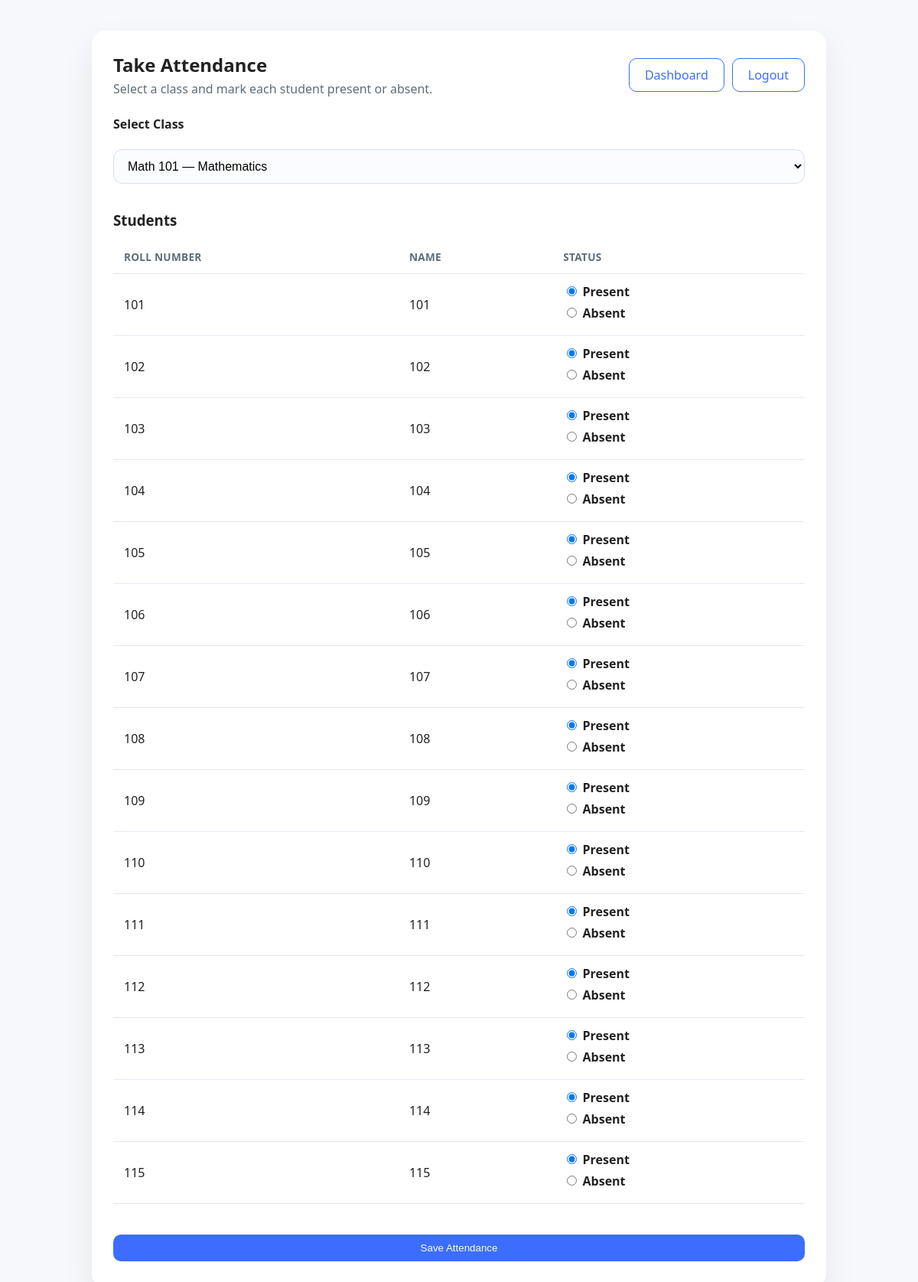
The app's page /take_attendance?class_id=1 (signed in) with its own data.
### app.py (models this page shows)
class User(db.Model):
    id = db.Column(db.Integer, primary_key=True)
    username = db.Column(db.String(100), unique=True, nullable=False)
    password = db.Column(db.String(100), nullable=False)
    role = db.Column(db.String(20), nullable=False)
    attendances = db.relationship('Attendance', backref='student', lazy=True)

### app.py (the view, shortened to what this page needs)
@app.route('/take_attendance', methods=['GET', 'POST'])
def take_attendance():
    if session.get('role') != 'teacher':
        return redirect(url_for('login'))
    classes = Class.query.order_by(Class.class_name).all()
    selected_class_id = request.args.get('class_id', type=int)
    selected_class = None
    if selected_class_id:
        selected_class = Class.query.get(selected_class_id)
    if not selected_class and classes:
        selected_class = classes[0]
    students = User.query.filter_by(role='student').order_by(User.username).all()
    return render_template('take_attendance.html', classes=classes, selected_class=selected_class, students=students)

### templates/take_attendance.html (shortened to what this page needs)
<!DOCTYPE html>
<html lang="en">
<head>
    <link rel="stylesheet" href="{{ url_for('static', filename='style.css') }}">
</head>
<body>
    <div class="page-center">
        <div class="card wide-card">
            <div class="page-header">
                <div>
                    <h2>Take Attendance</h2>
                    <p>Select a class and mark each student present or absent.</p>
                </div>
                <div class="header-actions">
                    <a href="/teacher" class="button outline">Dashboard</a>
                    <a href="/logout" class="button outline">Logout</a>
                </div>
            </div>
            <form method="POST" class="form-stack">
                <label>Select Class</label>
                <select name="class_id">
                    {% for class_item in classes %}
                        <option value="{{ class_item.id }}" {% if selected_class and class_item.id == selected_class.id %}selected{% endif %}>
                            {{ class_item.class_name }} — {{ class_item.subject }}
                        </option>
                    {% endfor %}
                </select>
                <div class="box">
                    <h3>Students</h3>
                    {% if students %}
                        <table>
                            <thead>
                                <tr>
                                    <th>Roll Number</th>
                                    <th>Name</th>
                                    <th>Status</th>
                                </tr>
                            </thead>
                            <tbody>
                                {% for student in students %}
                                    <tr>
                                        <td>{{ student.username }}</td>
                                        <td>{{ student.username }}</td>
                                        <td>
                                            <label><input type="radio" name="status_{{ student.id }}" value="Present" checked> Present</label>
                                            <label><input type="radio" name="status_{{ student.id }}" value="Absent"> Absent</label>
                                        </td>
                                    </tr>
                                {% endfor %}
                            </tbody>
                        </table>
                    {% else %}
                        <p>No students found.</p>
                    {% endif %}
                </div>
                <button type="submit" class="button">Save Attendance</button>
            </form>
        </div>
    </div>
</body>
</html>

### static/style.css (style rules this page uses)
body { background-color: #f7f8fb; color: #222; font-family: 'Segoe UI', Tahoma, Geneva, Verdana, sans-serif; margin: 0; min-height: 100vh; }
.page-center { max-width: 960px; margin: 40px auto; padding: 0 18px; }
.card { background: #ffffff; border-radius: 18px; box-shadow: 0 18px 40px rgba(35, 47, 89, 0.08); padding: 28px; }
.wide-card { padding: 28px 28px 34px; }
.page-header { display: flex; align-items: center; justify-content: space-between; gap: 16px; margin-bottom: 24px; }
.page-header h2 { margin: 0 0 4px; }
.page-header p { margin: 0; color: #5f6d7a; }
.header-actions { display: flex; flex-wrap: wrap; gap: 10px; }
.button { display: inline-flex; align-items: center; justify-content: center; padding: 10px 20px; border-radius: 10px; background: #3c6dff; color: #fff; text-decoration: none; border: none; cursor: pointer; }
.button.outline { background: transparent; color: #3c6dff; border: 1px solid #3c6dff; }
.box { margin-bottom: 24px; }
.box h3 { margin-bottom: 14px; }
table { width: 100%; border-collapse: collapse; }
table th, table td { padding: 12px 14px; text-align: left; border-bottom: 1px solid #e6e9f2; }
table thead th { text-transform: uppercase; letter-spacing: 0.02em; font-size: 0.85rem; color: #5f6d7a; }
.form-stack { display: grid; gap: 16px; }
input[type='text'], textarea, select { width: 100%; padding: 12px 14px; border-radius: 12px; border: 1px solid #d8dee9; background: #fbfcff; font-size: 1rem; }
label { font-weight: 600; margin-bottom: 6px; display: block; }

### records on screen
User: username "101"
User: username "102"
User: username "103"
User: username "104"
User: username "105"
User: username "106"
User: username "107"
User: username "108"
User: username "109"
User: username "110"
User: username "111"
User: username "112"
User: username "113"
User: username "114"
User: username "115"

### other values on screen
form field class_id "Math 101 — Mathematics"
